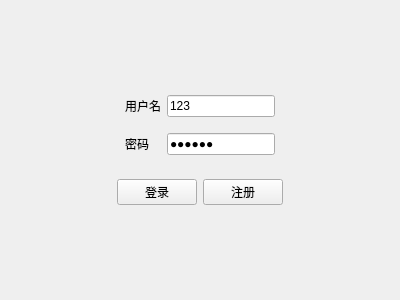
<?xml version="1.0" encoding="UTF-8"?>
<ui version="4.0">
 <class>LoginForm</class>
 <widget class="QWidget" name="LoginForm">
  <property name="geometry">
   <rect>
    <x>0</x>
    <y>0</y>
    <width>400</width>
    <height>300</height>
   </rect>
  </property>
  <property name="minimumSize">
   <size>
    <width>400</width>
    <height>300</height>
   </size>
  </property>
  <property name="maximumSize">
   <size>
    <width>400</width>
    <height>300</height>
   </size>
  </property>
  <property name="windowTitle">
   <string>登录窗口</string>
  </property>
  <layout class="QVBoxLayout" name="verticalLayout">
   <item>
    <spacer name="verticalSpacer_3">
     <property name="orientation">
      <enum>Qt::Vertical</enum>
     </property>
     <property name="sizeHint" stdset="0">
      <size>
       <width>20</width>
       <height>40</height>
      </size>
     </property>
    </spacer>
   </item>
   <item>
    <widget class="QWidget" name="widget_3" native="true">
     <property name="sizePolicy">
      <sizepolicy hsizetype="Preferred" vsizetype="Fixed">
       <horstretch>0</horstretch>
       <verstretch>0</verstretch>
      </sizepolicy>
     </property>
     <layout class="QGridLayout" name="gridLayout">
      <item row="2" column="1">
       <widget class="QLabel" name="label_2">
        <property name="text">
         <string>密码</string>
        </property>
       </widget>
      </item>
      <item row="2" column="2">
       <widget class="QLineEdit" name="passwordLineEdit">
        <property name="text">
         <string>123456</string>
        </property>
        <property name="maxLength">
         <number>16</number>
        </property>
        <property name="echoMode">
         <enum>QLineEdit::Password</enum>
        </property>
       </widget>
      </item>
      <item row="0" column="2">
       <widget class="QLineEdit" name="userIdLineEdit">
        <property name="text">
         <string>123</string>
        </property>
        <property name="maxLength">
         <number>6</number>
        </property>
       </widget>
      </item>
      <item row="0" column="0">
       <spacer name="horizontalSpacer_3">
        <property name="orientation">
         <enum>Qt::Horizontal</enum>
        </property>
        <property name="sizeHint" stdset="0">
         <size>
          <width>40</width>
          <height>20</height>
         </size>
        </property>
       </spacer>
      </item>
      <item row="0" column="3">
       <spacer name="horizontalSpacer">
        <property name="orientation">
         <enum>Qt::Horizontal</enum>
        </property>
        <property name="sizeHint" stdset="0">
         <size>
          <width>40</width>
          <height>20</height>
         </size>
        </property>
       </spacer>
      </item>
      <item row="0" column="1">
       <widget class="QLabel" name="label">
        <property name="text">
         <string>用户名</string>
        </property>
       </widget>
      </item>
      <item row="1" column="2">
       <spacer name="verticalSpacer">
        <property name="orientation">
         <enum>Qt::Vertical</enum>
        </property>
        <property name="sizeHint" stdset="0">
         <size>
          <width>20</width>
          <height>10</height>
         </size>
        </property>
       </spacer>
      </item>
     </layout>
    </widget>
   </item>
   <item>
    <widget class="QWidget" name="widget" native="true">
     <property name="sizePolicy">
      <sizepolicy hsizetype="Preferred" vsizetype="Fixed">
       <horstretch>0</horstretch>
       <verstretch>0</verstretch>
      </sizepolicy>
     </property>
     <layout class="QGridLayout" name="gridLayout_2">
      <item row="0" column="3">
       <spacer name="horizontalSpacer_6">
        <property name="orientation">
         <enum>Qt::Horizontal</enum>
        </property>
        <property name="sizeHint" stdset="0">
         <size>
          <width>60</width>
          <height>20</height>
         </size>
        </property>
       </spacer>
      </item>
      <item row="0" column="2">
       <widget class="QPushButton" name="registerPushButton">
        <property name="text">
         <string>注册</string>
        </property>
       </widget>
      </item>
      <item row="0" column="1">
       <widget class="QPushButton" name="loginPushButton">
        <property name="text">
         <string>登录</string>
        </property>
       </widget>
      </item>
      <item row="0" column="0">
       <spacer name="horizontalSpacer_5">
        <property name="orientation">
         <enum>Qt::Horizontal</enum>
        </property>
        <property name="sizeHint" stdset="0">
         <size>
          <width>80</width>
          <height>20</height>
         </size>
        </property>
       </spacer>
      </item>
     </layout>
    </widget>
   </item>
   <item>
    <spacer name="verticalSpacer_2">
     <property name="orientation">
      <enum>Qt::Vertical</enum>
     </property>
     <property name="sizeHint" stdset="0">
      <size>
       <width>20</width>
       <height>40</height>
      </size>
     </property>
    </spacer>
   </item>
  </layout>
 </widget>
 <resources/>
 <connections/>
</ui>
